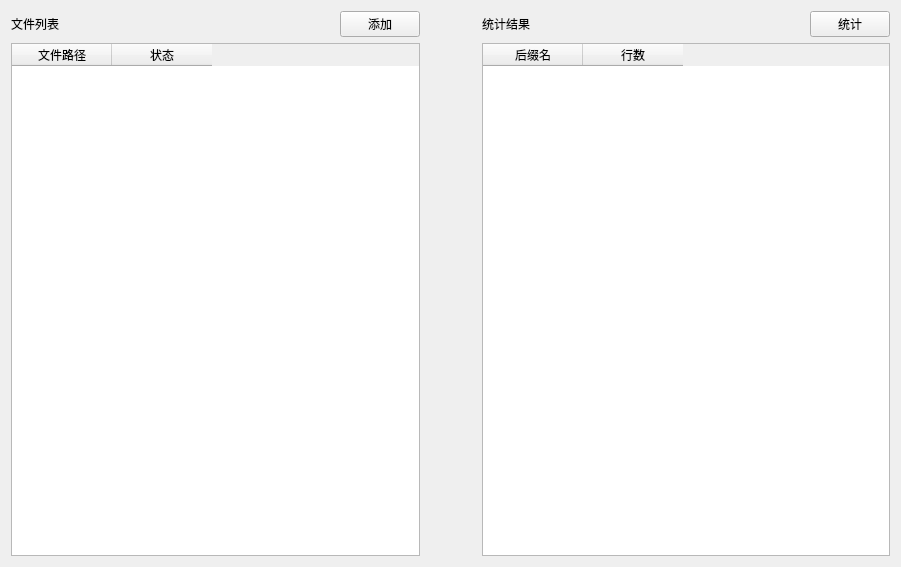
<?xml version="1.0" encoding="UTF-8"?>
<ui version="4.0">
 <class>CountLineClass</class>
 <widget class="QMainWindow" name="CountLineClass">
  <property name="geometry">
   <rect>
    <x>0</x>
    <y>0</y>
    <width>901</width>
    <height>567</height>
   </rect>
  </property>
  <property name="windowTitle">
   <string>CountLine</string>
  </property>
  <widget class="QWidget" name="centralWidget">
   <layout class="QHBoxLayout" name="horizontalLayout_5">
    <item>
     <layout class="QVBoxLayout" name="verticalLayout">
      <item>
       <layout class="QVBoxLayout" name="verticalLayout_3">
        <item>
         <layout class="QHBoxLayout" name="horizontalLayout">
          <item>
           <widget class="QLabel" name="label_file">
            <property name="text">
             <string>文件列表</string>
            </property>
           </widget>
          </item>
          <item>
           <spacer name="horizontalSpacer">
            <property name="orientation">
             <enum>Qt::Horizontal</enum>
            </property>
            <property name="sizeHint" stdset="0">
             <size>
              <width>40</width>
              <height>20</height>
             </size>
            </property>
           </spacer>
          </item>
          <item>
           <widget class="QPushButton" name="pushButton_add">
            <property name="text">
             <string>添加</string>
            </property>
           </widget>
          </item>
         </layout>
        </item>
        <item>
         <widget class="QTableWidget" name="tableWidget_filePath">
          <column>
           <property name="text">
            <string>文件路径</string>
           </property>
          </column>
          <column>
           <property name="text">
            <string>状态</string>
           </property>
          </column>
         </widget>
        </item>
       </layout>
      </item>
     </layout>
    </item>
    <item>
     <widget class="QLabel" name="label_progress">
      <property name="minimumSize">
       <size>
        <width>50</width>
        <height>0</height>
       </size>
      </property>
      <property name="maximumSize">
       <size>
        <width>16777215</width>
        <height>30</height>
       </size>
      </property>
      <property name="text">
       <string/>
      </property>
     </widget>
    </item>
    <item>
     <layout class="QVBoxLayout" name="verticalLayout_4">
      <item>
       <layout class="QVBoxLayout" name="verticalLayout_2">
        <item>
         <layout class="QHBoxLayout" name="horizontalLayout_3">
          <item>
           <widget class="QLabel" name="label_count">
            <property name="text">
             <string>统计结果</string>
            </property>
           </widget>
          </item>
          <item>
           <spacer name="horizontalSpacer_3">
            <property name="orientation">
             <enum>Qt::Horizontal</enum>
            </property>
            <property name="sizeHint" stdset="0">
             <size>
              <width>40</width>
              <height>20</height>
             </size>
            </property>
           </spacer>
          </item>
          <item>
           <widget class="QPushButton" name="pushButton_count">
            <property name="text">
             <string>统计</string>
            </property>
           </widget>
          </item>
         </layout>
        </item>
        <item>
         <widget class="QTableWidget" name="tableWidget_countLine">
          <column>
           <property name="text">
            <string>后缀名</string>
           </property>
          </column>
          <column>
           <property name="text">
            <string>行数</string>
           </property>
          </column>
         </widget>
        </item>
       </layout>
      </item>
     </layout>
    </item>
   </layout>
  </widget>
 </widget>
 <layoutdefault spacing="6" margin="11"/>
 <resources>
  <include location="countline.qrc"/>
 </resources>
 <connections/>
</ui>
